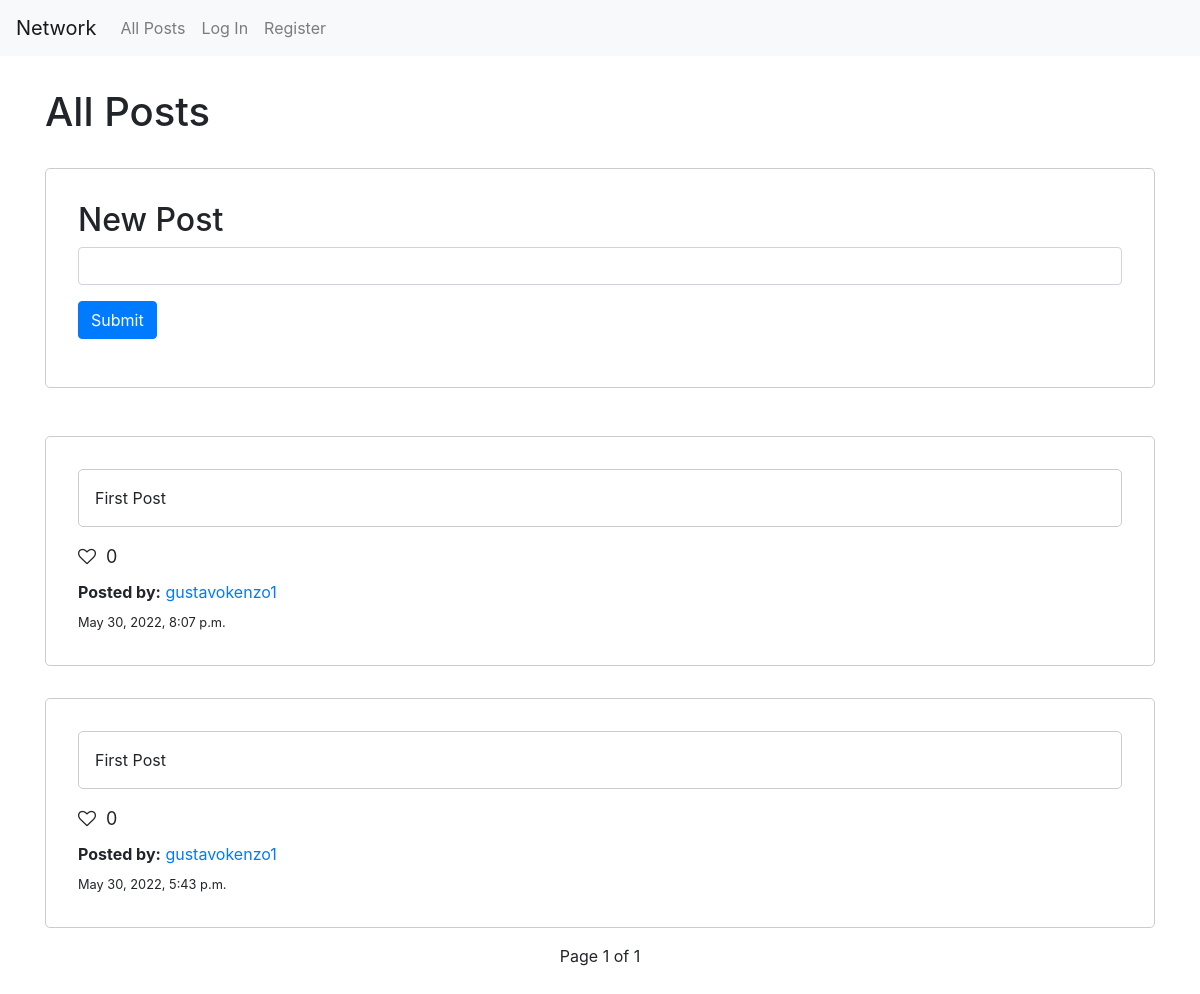
/, run on an earlier commit of the app's database.
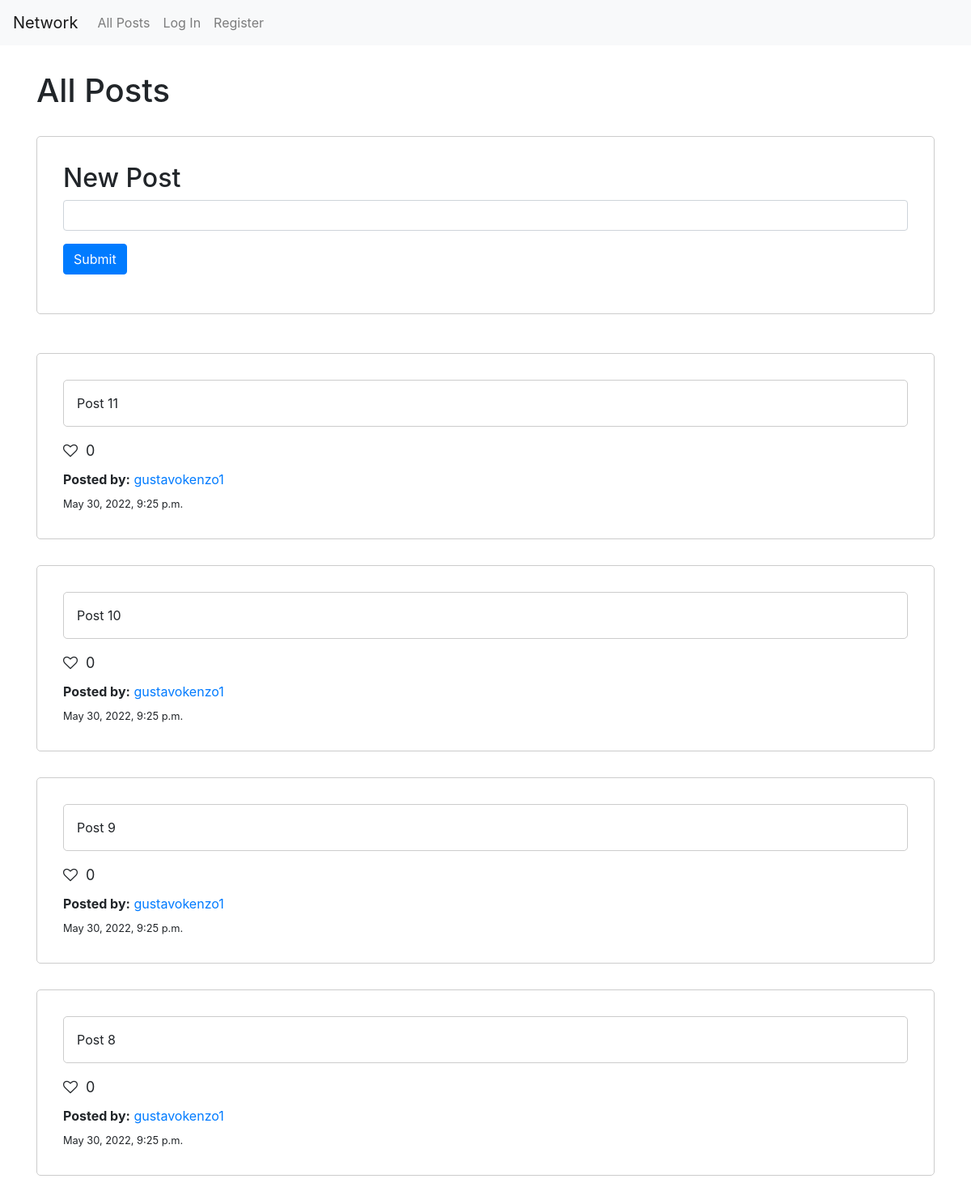
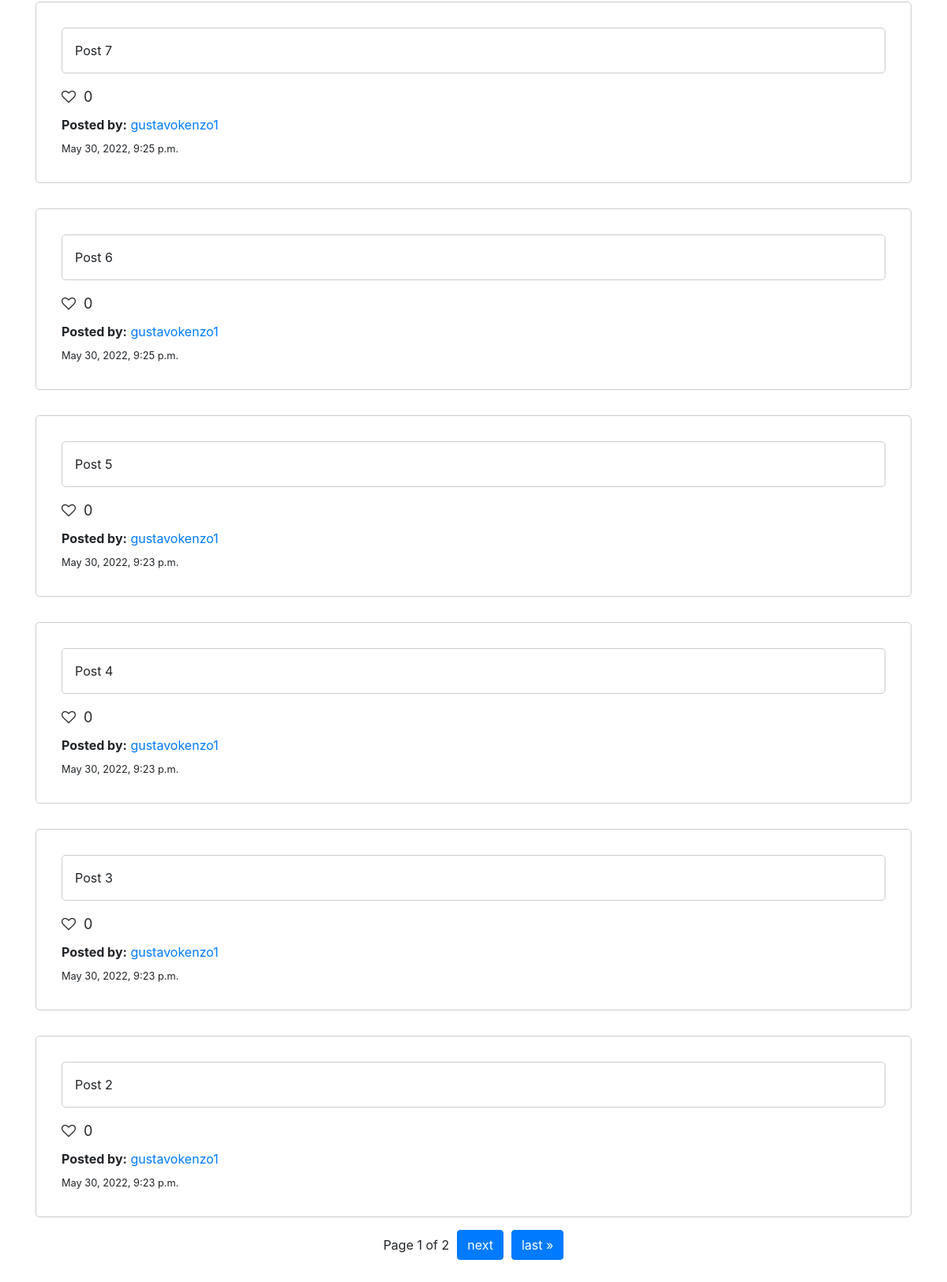
And on a later commit of the database (2 pictures, top to bottom).
### network/models.py (models this page shows, shortened)
class Post(models.Model):
    user = models.ForeignKey(
        "User", on_delete=models.CASCADE, related_name="posts")
    text = models.TextField()
    timestamp = models.DateTimeField(auto_now_add=True)

class User(AbstractUser):
    pass

### network/views.py (the view)
# urls.py: path("", views.index, name="index"),
def index(request):
    posts = Post.objects.all().order_by("-timestamp").values()
    for post in posts:
        post["user"] = User.objects.get(id=post["user_id"])
        post["likes"] = Like.objects.filter(
            post=Post.objects.get(id=post["id"])).count()
    paginator = Paginator(posts, 10)
    page = request.GET.get('page')
    page_obj = paginator.get_page(page)
    return render(request, "network/index.html", {
        "posts": page_obj,
        "type": "All Posts"
    })

### network/templates/network/index.html (shortened to what this page needs)
{% extends "network/layout.html" %}
{% block body %}
    <div class="container">
        <h1 class="title">{{ type }}</h1>
        {% if not type == "People You Follow" %}
            <div class="newPostContainer">
                <h2>New Post</h2>
                <form id="submit-form">
                    <div class="form-group">
                        <input id="submit-post-text" class="form-control" type="text">
                    </div>
                    <div class="form-group">
                        <input id="submit-post" class="btn btn-primary" type="submit">
                    </div>
                </form>
            </div>
        {% endif %}
        <div class="latestPosts">
            {% for post in posts %}
            <div id="{{post.id}}" class="postContainer">
                <div class="postText">
                    <div class="text">
                        {{post.text}}
                    </div>
                </div>
                <div class="postInfo">
                    <div class="postLikes">
                        <i id="likeIcon" class="fa fa-solid fa-heart-o" style="margin-right: 5px;"></i> 0
                    </div>
                    <div class="postUser">
                        <strong>Posted by:</strong>
                        <a href="/profile/{{post.user.username}}">
                            {{post.user.username}}
                        </a>
                    </div>
                    <div class="postTimestamp">
                        <small>
                        {{post.timestamp}}
                        </small>
                    </div>
                </div>
              </div>
            {% endfor %}
        </div>
        <div class="step-links">
            <span class="current">
                Page {{ posts.number }} of {{ posts.paginator.num_pages }}
            </span>
            {% if posts.has_next %}
                <a href="?page={{ posts.next_page_number }}">
                    <button class="btn btn-primary">
                        next
                    </button>
                </a>
                <a href="?page={{ posts.paginator.num_pages }}">
                    <button class="btn btn-primary">
                        last &raquo;
                    </button>
                </a>
            {% endif %}
        </div>
    </div>
{% endblock %}

What changed in the data, as far as the page shows it:
no longer on this page (row edited): Post: text "First Post", user.username "gustavokenzo1", timestamp "May 30, 2022, 5:43 p.m."
added Post: text "Post 11", user.username "gustavokenzo1", timestamp "May 30, 2022, 9:25 p.m."
added Post: text "Post 10", user.username "gustavokenzo1", timestamp "May 30, 2022, 9:25 p.m."
added Post: text "Post 9", user.username "gustavokenzo1", timestamp "May 30, 2022, 9:25 p.m."
added Post: text "Post 8", user.username "gustavokenzo1", timestamp "May 30, 2022, 9:25 p.m."
added Post: text "Post 7", user.username "gustavokenzo1", timestamp "May 30, 2022, 9:25 p.m."
added Post: text "Post 6", user.username "gustavokenzo1", timestamp "May 30, 2022, 9:25 p.m."
added Post: text "Post 5", user.username "gustavokenzo1", timestamp "May 30, 2022, 9:23 p.m."
added Post: text "Post 4", user.username "gustavokenzo1", timestamp "May 30, 2022, 9:23 p.m."
added Post: text "Post 3", user.username "gustavokenzo1", timestamp "May 30, 2022, 9:23 p.m."
changed Post: text "First Post" → "Post 2"; timestamp "May 30, 2022, 8:07 p.m." → "May 30, 2022, 9:23 p.m."
Also different on the page:
{{ posts.paginator.num_pages }}: "1" → "2"
text now shown: "next last »"
